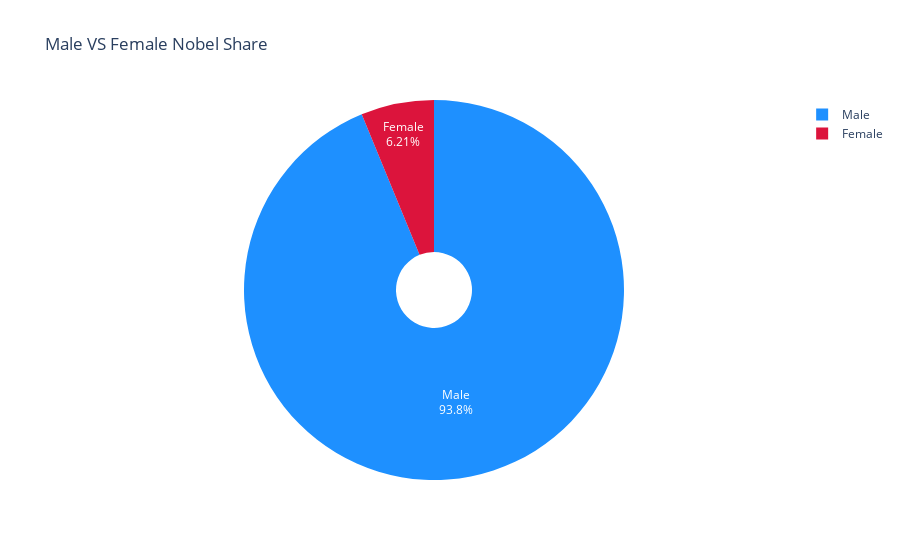

The notebook cell saved with this chart:
### Markdown cell above
### Male & Female Total Share

### Code cell
gender_shares = df_data["sex"].value_counts()


# Setting Coordinates:
DF = gender_shares
LABEL = gender_shares.index
VALUES = gender_shares.values

pie = px.pie(
    data_frame=DF,
    title="Male VS Female Nobel Share",
    labels=LABEL,
    values=VALUES,
    names=LABEL,
    hole=0.2,
)

pie.update_traces(
    textposition="inside",
    textinfo="label+percent",
    marker=dict(colors=["dodgerblue", "crimson"]),
)

pie.show()

### Figure 1 — Plotly figure (JSON) as saved in the notebook; plotly's stock layout.template omitted (floating-point values rounded to 4 significant figures)
{"data": [{"domain": {"x": [0, 1], "y": [0, 1]}, "hole": 0.2, "hovertemplate": "sex=%{label}<br>value=%{value}<extra></extra>", "labels": ["Male", "Female"], "legendgroup": "", "marker": {"colors": ["dodgerblue", "crimson"]}, "name": "", "showlegend": true, "textinfo": "label+percent", "textposition": "inside", "type": "pie", "values": [876, 58]}], "layout": {"legend": {"tracegroupgap": 0}, "title": {"text": "Male VS Female Nobel Share"}}}
